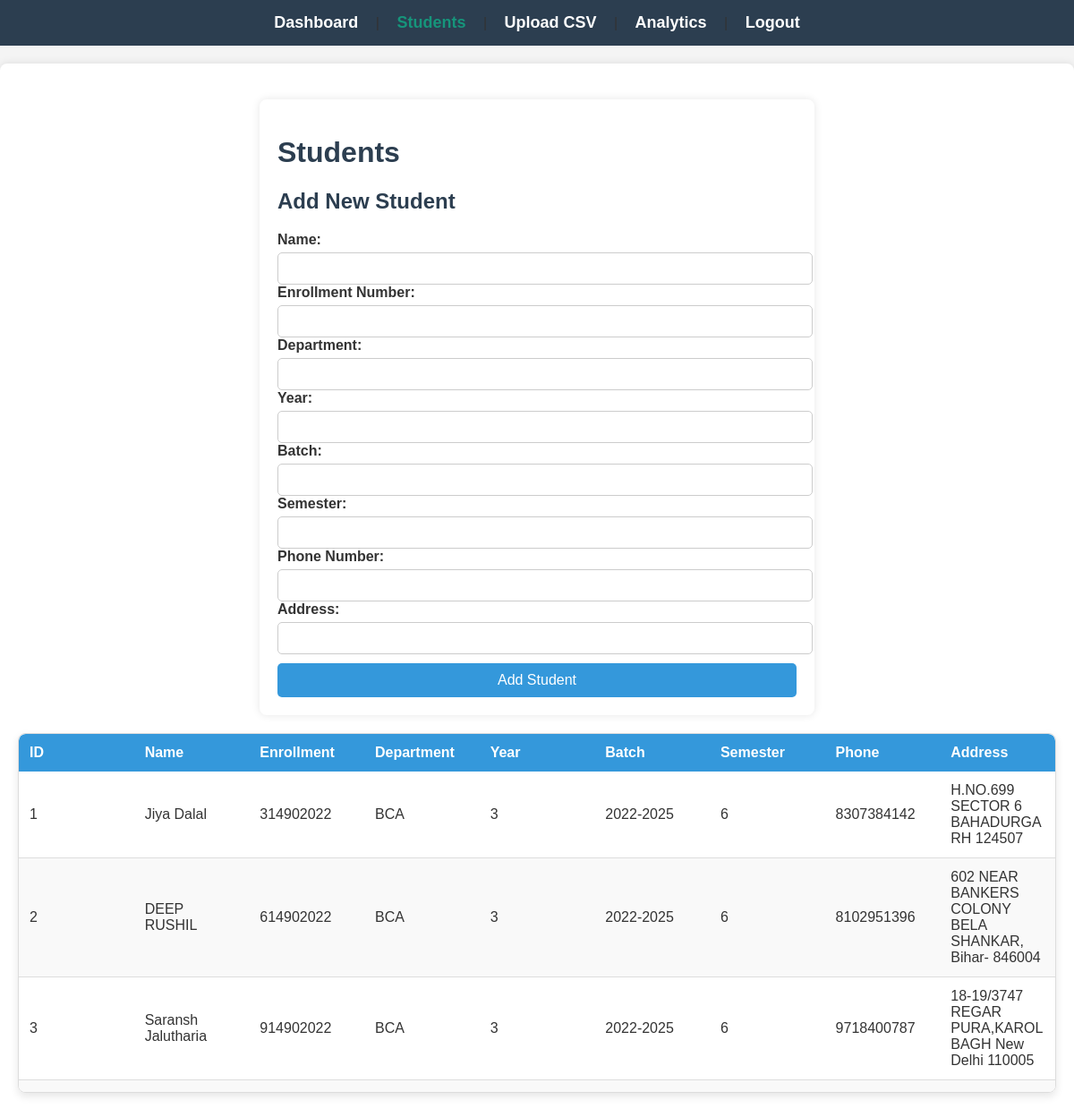
The app's page /students (signed in) with its own data.
### app.py (models this page shows, shortened)
class Student(db.Model):
    __tablename__ = 'students'
    student_id = db.Column(db.Integer, primary_key=True)
    name = db.Column(db.String(100), nullable=False)
    enrollment_number = db.Column(db.String(50), unique=True, nullable=False)
    department = db.Column(db.String(50))
    year = db.Column(db.Integer)
    batch = db.Column(db.String(50), nullable=False)
    section=db.Column(db.String(2), nullable=False)
    semester = db.Column(db.String(50), nullable=False)
    phone_no = db.Column(db.String(20), nullable=False)
    address = db.Column(db.String(200), nullable=False)

### app.py (the view)
@app.route('/students')
@login_required
def students():
    if current_user.role != 'admin':
        return redirect(url_for('dashboard'))
    students = Student.query.all()
    return render_template('app2/students.html', students=students, role=current_user.role)

### app.py (called while the page is built)
@login_manager.user_loader
def load_user(user_id):
    return db.session.get(User, int(user_id))

### templates/app2/students.html (shortened to what this page needs)
{% extends "base.html" %}
{% block css %}
<link rel="stylesheet" href="{{ url_for('static', filename='css/students.css') }}">
{% endblock %}
{% block content %}
<div class="enter-student">
<h1>Students</h1>
<h2>Add New Student</h2>
<form method="post" action="{{ url_for('add_student') }}">
    <div>
        <label for="name">Name:</label>
        <input type="text" id="name" name="name" required>
    </div>
    <div>
        <label for="enrollment">Enrollment Number:</label>
        <input type="text" id="enrollment" name="enrollment" required>
    </div>
    <div>
        <label for="department">Department:</label>
        <input type="text" id="department" name="department" required>
    </div>
    <div>
        <label for="year">Year:</label>
        <input type="number" id="year" name="year" required>
    </div>
    <div>
        <label for="batch">Batch:</label>
        <input type="text" id="batch" name="batch">
    </div>
    <div>
        <label for="semester">Semester:</label>
        <input type="text" id="semester" name="semester">
    </div>
    <div>
        <label for="phone_no">Phone Number:</label>
        <input type="text" id="phone_no" name="phone_no">
    </div>
    <div>
        <label for="address">Address:</label>
        <input type="text" id="address" name="address">
    </div>
    <button type="submit">Add Student</button>
</form>
</div>
<div class="table-container">
    <table>
        <thead>
            <tr>
                <th>ID</th>
                <th>Name</th>
                <th>Enrollment</th>
                <th>Department</th>
                <th>Year</th>
                <th>Batch</th>
                <th>Semester</th>
                <th>Phone</th>
                <th>Address</th>
            </tr>
        </thead>
        <tbody>
            {% for student in students %}
            <tr>
                <td>{{ student.student_id }}</td>
                <td>{{ student.name }}</td>
                <td>{{ student.enrollment_number }}</td>
                <td>{{ student.department }}</td>
                <td>{{ student.year }}</td>
                <td>{{ student.batch }}</td>
                <td>{{ student.semester }}</td>
                <td>{{ student.phone_no }}</td>
                <td>{{ student.address }}</td>
            </tr>
            {% endfor %}
        </tbody>
    </table>
</div>
{% endblock %}

### static/css/style.css (style rules this page uses)
body { font-family: Arial, sans-serif; margin: 0; padding: 0; background-color: #f4f4f4; color: #333; }

### static/css/students.css (style rules this page uses)
h1, h2 { color: #2c3e50; font-family: Arial, sans-serif; }
.enter-student { padding: 20px; max-width: 50%; margin: 20px auto; background: white; border-radius: 8px; box-shadow: 0 0 10px rgba(0, 0, 0, 0.1); }
.table-container { max-width: 100%; margin: 20px auto; border-radius: 8px; overflow: auto; box-shadow: 0 4px 10px rgba(0, 0, 0, 0.1); border: 1px solid #ddd; max-height: 400px; }
table { width: 100%; border-collapse: collapse; background: white; border-radius: 8px; overflow: hidden; table-layout: fixed; }
thead { background-color: #3498db; color: white; position: sticky; top: 0; z-index: 100; }
thead th { padding: 12px; text-align: left; font-weight: bold; }
tbody tr { border-bottom: 1px solid #ddd; }
tbody tr:nth-child(even) { background-color: #f9f9f9; }
td, th { padding: 12px; text-align: left; word-wrap: break-word; }
label { display: block; font-weight: bold; margin-bottom: 5px; }
input { width: 100%; padding: 8px; border: 1px solid #ccc; border-radius: 5px; font-size: 16px; }
button { background-color: #3498db; color: white; border: none; cursor: pointer; padding: 10px 15px; font-size: 16px; border-radius: 5px; transition: background 0.3s; margin-top: 10px; width: 100%; }

### records on screen
Student: student_id "1", name "Jiya Dalal", enrollment_number "314902022", department "BCA", year "3", batch "2022-2025", semester "6", phone_no "8307384142", address "H.NO.699 SECTOR 6 BAHADURGARH 124507"
Student: student_id "2", name "DEEP RUSHIL", enrollment_number "614902022", department "BCA", year "3", batch "2022-2025", semester "6", phone_no "8102951396", address "602 NEAR BANKERS COLONY BELA SHANKAR, Bihar- 846004"
Student: student_id "3", name "Saransh Jalutharia", enrollment_number "914902022", department "BCA", year "3", batch "2022-2025", semester "6", phone_no "9718400787", address "18-19/3747 REGAR PURA,KAROL BAGH New Delhi 110005"
